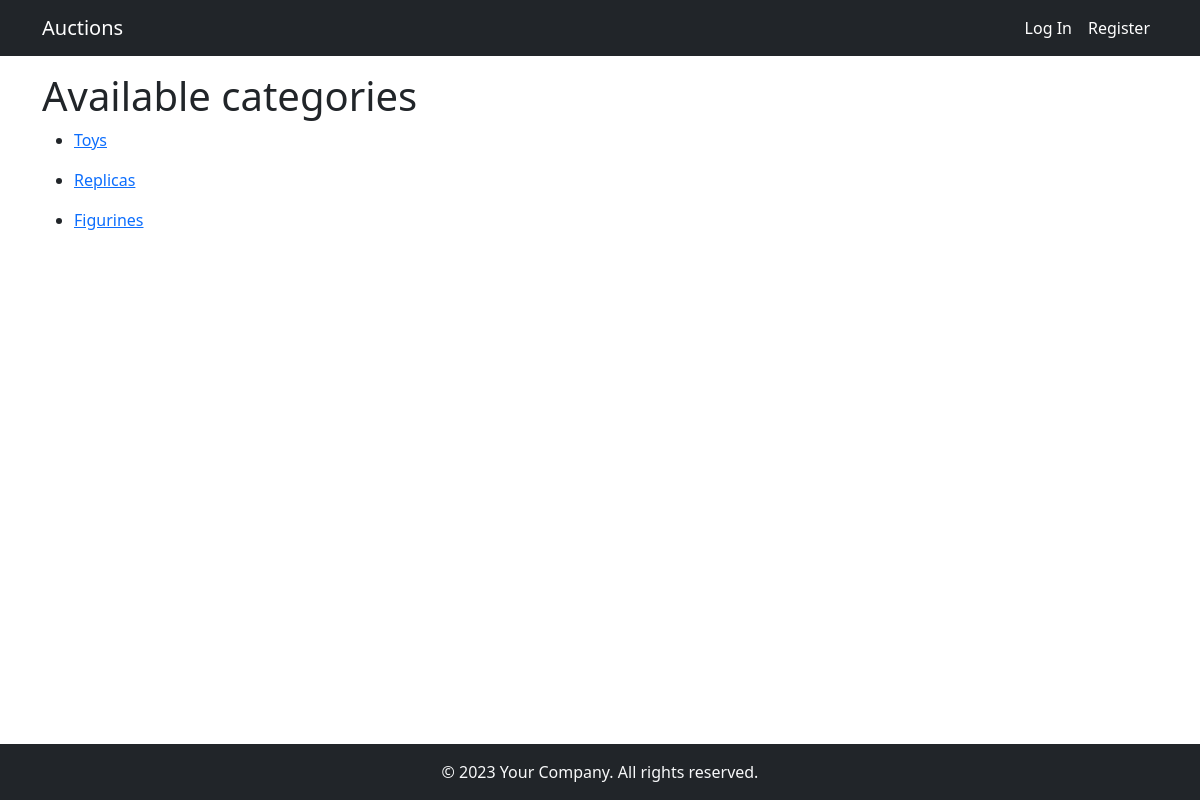
The page /categories on the database its author committed.
### auctions/models.py (models this page shows, shortened)
class Category(models.Model):
    name = models.CharField(max_length=64)
    def __str__(self):
        return f"{self.name}".capitalize()
    def get_absolute_url(self):
        return reverse("category", kwargs={"cat_id": self.pk})

### auctions/views.py (the view)
# urls.py: path("categories", views.get_categories, name="categories"),
def get_categories(request):
    categories = Category.objects.all()
    return render(request, "auctions/categories.html", {
        "categories": categories
    })

### auctions/templates/auctions/categories.html
{% extends "auctions/layout.html" %}
{% block body %}
    <h1> Available categories </h1>
    {% for category in categories %}
        <ul>
            <li><a href="{{ category.get_absolute_url}}">{{ category }}</a></li>
        </ul>
    {% endfor %}
{% endblock %}

### rows shown on the page
Category: name "Toys"
Category: name "Replicas"
Category: name "Figurines"
